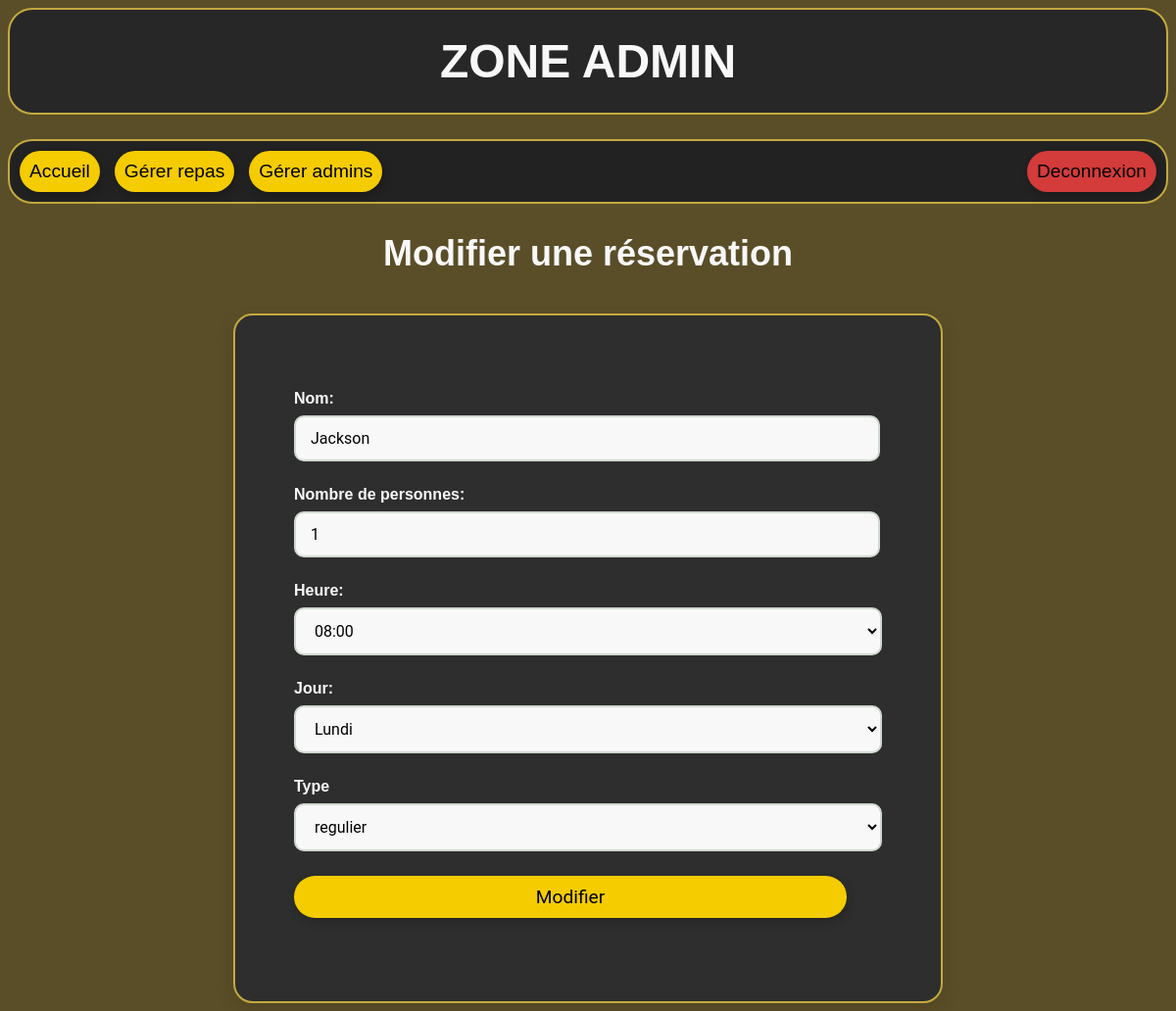
Page /admin/modifier_reservation.php?id=9 (signed in) on the earlier database version.
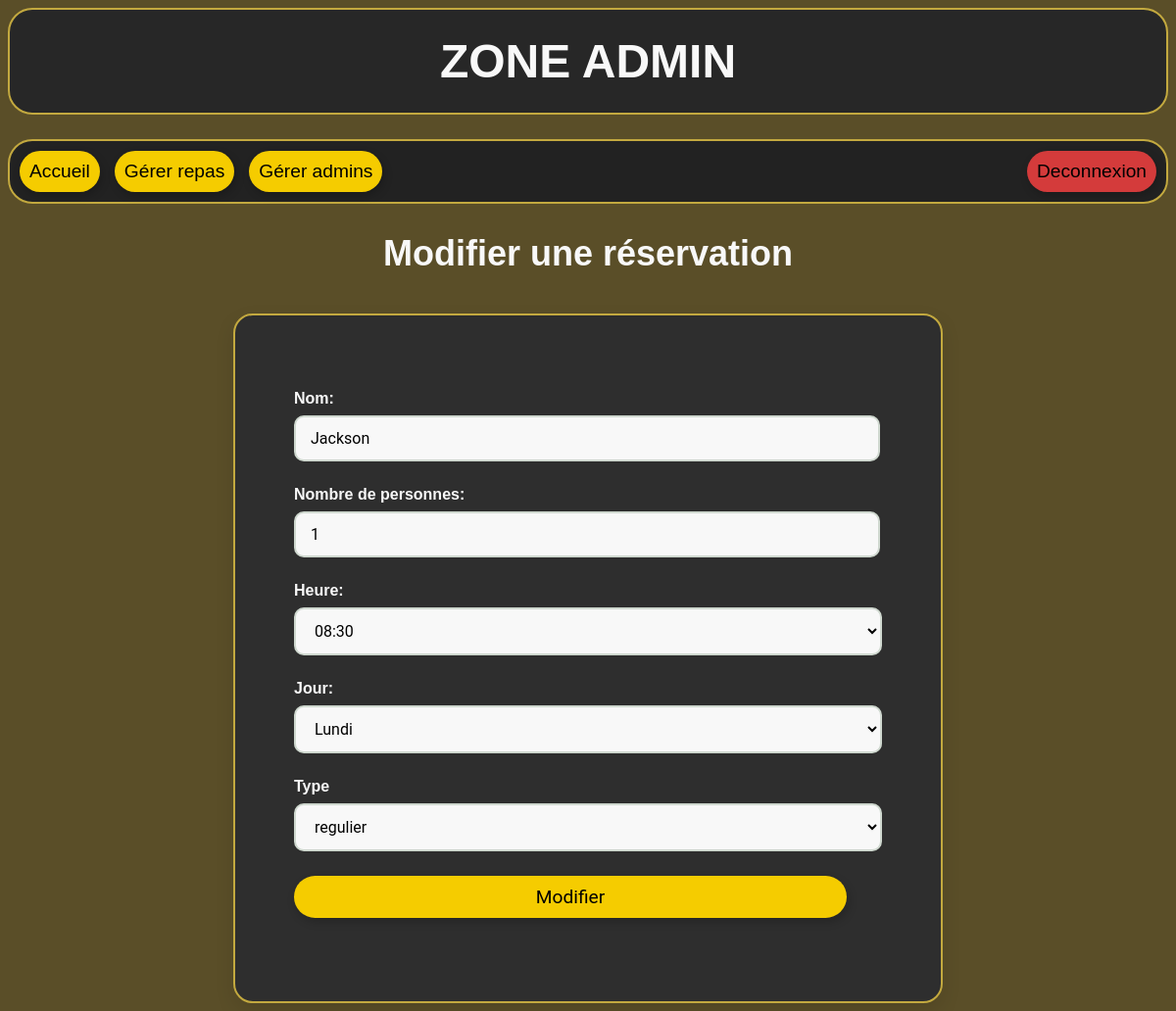
Same page on the later database version.
### tables this page shows
CREATE TABLE "reservations" (
	"id"	INTEGER NOT NULL UNIQUE,
	"jour"	TEXT NOT NULL,
	"type"	TEXT NOT NULL,
	"nom"	TEXT NOT NULL,
	"nb"	INTEGER NOT NULL,
	"temps"	TEXT NOT NULL,
	PRIMARY KEY("id" AUTOINCREMENT)
);

### admin/modifier_reservation.php (the view, shortened to what this page needs)
<?php
include "../includes/base.php";
if (empty($_POST)) {
    $id = $_GET["id"];
    $sql = "
        SELECT *
        FROM reservations
        WHERE id = :id
    ";
    $stmt = $bdd->prepare($sql);
    $stmt->execute([
        ":id" => $id,
    ]);
    $reservation = $stmt->fetch();
}
?>
<!DOCTYPE html>
<html lang="en">
<head>
    <link rel="stylesheet" href="../../css/style_admin.css">
</head>
<body>
    <h1>Zone admin</h1>
    <nav>
        <a class="changement_page" href="index.php"> Accueil </a>
        <a class="changement_page" href="repas/repas.php"> Gérer repas </a>
        <a class="changement_page" href="employes/gestion_admin.php"> Gérer admins </a>
        <a class="deconnexion" href="deconnexion.php"> Deconnexion </a>
    </nav>
    <h2>Modifier une réservation</h2>
    <form action="modifier_reservation.php" method="post">
        <div>
            <p>Nom:</p>
            <input name="nom" type="text" value="<?= $reservation["nom"] ?>">
        </div>
        <div>
            <p>Nombre de personnes:</p>
            <input name="nb" type="number" min="1" max="20" step="1" value="<?= $reservation["nb"] ?>">
        </div>
        <div>
            <p>Heure:</p>
            <Select name="temps">
                <option value="<?= $reservation["temps"] ?>"><?= $reservation["temps"] ?></option>
            </Select>
        </div>
        <div>
            <p>Jour:</p>
            <select name="jour">
                <option value="<?= $reservation["jour"] ?>"><?= $reservation["jour"] ?></option>
            </select>
        </div>
        <div>
            <p>Type</p>
            <select name="type">
                <option value="<?= $reservation["type"] ?>"><?= $reservation["type"] ?></option>
            </select>
        </div>
        <div>
            <input class="modifier" type="submit" value="Modifier">
        </div>
    </form>
</body>
</html>

Differences in the rows shown:
changed reservations "Jackson": temps "08:00" → "08:30"
